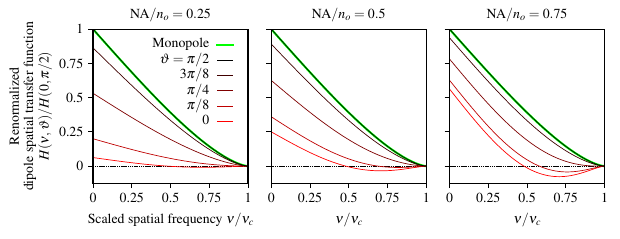

This chart was generated by the following Python code:
import numpy as np
import matplotlib
import matplotlib.pyplot as plt
import matplotlib.lines as lines
import matplotlib.gridspec as gridspec
import scipy.misc
from scipy import special
import paratf

plt.rcParams["font.family"] = "serif"
plt.rcParams["font.serif"] = "Times"

inches = 2
rows = 1
cols = 3
widths = [1,1,1]
heights = [1]
hspace = 0.05
wspace = 0.15

f = plt.figure(figsize=(inches*(np.sum(widths) + widths[0]*(wspace)*(cols - 1)),
                        inches*(np.sum(heights))))

outer_grid = gridspec.GridSpec(ncols=cols, nrows=rows,
                               width_ratios=widths, height_ratios=heights,
                               hspace=hspace, wspace=wspace)

alphas = [0.25, 0.5, 0.75]
alpha_strs = ['0.25', '0.5', '0.75']
for col in range(cols):
    alpha = alphas[col]
    ax = f.add_subplot(outer_grid[0, col])
    ax.set_xlim([0,1])
    ax.set_ylim([-0.125,1])

    thetas = [0, np.pi/8, np.pi/4, 3*np.pi/8, np.pi/2]
    theta_strs = ['0', '$\pi/8$', '$\pi/4$', '$3\pi/8$', '$\pi/2$']
    for theta in thetas:
        nucr = np.linspace(1e-3, 1, 100)
        ax.plot(nucr, paratf.sdtf(nucr, theta, NA=alpha)/paratf.sdtf(1e-3, np.pi/2, NA=alpha), '-', c=[1 - theta/(np.pi/2), 0, 0], lw=0.5)

    ax.plot([0,2],[0,0], 'k--', lw=0.25, zorder=1)

    # Monopole
    ax.plot(nucr, paratf.chat(0, nucr)/paratf.chat(0, 0), '-', c=[0, 1, 0], lw=1.5, zorder=0, alpha=1)        

    ax.tick_params(direction='out', left=True, right=False, width=0.75)
    ax.yaxis.set_ticks([0, 0.25, 0.5, 0.75, 1.0])
    if col == 0:
        ax.set_yticklabels(['0','0.25','0.5','0.75','1'])
    else:
        ax.set_yticklabels([])
    ax.xaxis.set_ticks([0, 0.25, 0.5, 0.75, 1])
    ax.set_xticklabels(['0','0.25','0.5','0.75','1'])
    
    ax.text(0.5, 1.08, 'NA$/n_o ='+alpha_strs[col]+'$', ha='center', va='center', rotation=0, transform=ax.transAxes)

    if col == 0:
        for i, theta_str in enumerate(theta_strs):
            if i == 4:
                theta_str = '$\\vartheta =' + theta_str[1:-1] + '$'
            ax.text(0.75, 0.4 + 0.1*i, theta_str, ha='right', va='center', transform=ax.transAxes)
            l1 = lines.Line2D([0.8,0.9], 2*[0.4 + 0.1*i], c=[1 - thetas[i]/(np.pi/2), 0, 0], lw=0.5, transform=ax.transAxes)
            f.lines.extend([l1])

        ax.text(0.75, 0.8 + 0.1*1, 'Monopole', ha='right', va='center', transform=ax.transAxes)
        l1 = lines.Line2D([0.8,0.9], 2*[0.8 + 0.1*1], c=[0, 1, 0], lw=1.5, transform=ax.transAxes)
        f.lines.extend([l1])

        
        ax.text(-0.4, 0.5, 'Renormalized\n dipole spatial transfer function \n $H(\\nu, \\vartheta)/H(0, \\pi/2)$', ha='center', va='center', rotation=90, transform=ax.transAxes)
        ax.text(0.5, -0.25, 'Scaled spatial frequency $\\nu/\\nu_c$', ha='center', va='center', transform=ax.transAxes)
        # ax.text(0.75, 0.8 + 0.1*1, '$\ell = 0$', ha='right', va='center', transform=ax.transAxes)
        # l1 = lines.Line2D([0.8,0.9], 2*[0.8 + 0.1*1], c=[1, 0, 0], lw=0.5, transform=ax.transAxes)
        # ax.text(0.75, 0.8 + 0.1*0, '$\ell = 2$', ha='right', va='center', transform=ax.transAxes)
        # l2 = lines.Line2D([0.8,0.9], 2*[0.8 + 0.1*0], c=[0, 0, 1], lw=0.5, transform=ax.transAxes)
        # f.lines.extend([l1, l2])

    if col != 0:
        ax.text(0.5, -0.25, '$\\nu/\\nu_c$', ha='center', va='center', transform=ax.transAxes)
f.savefig('sdtf.pdf', dpi=500, bbox_inches='tight')
